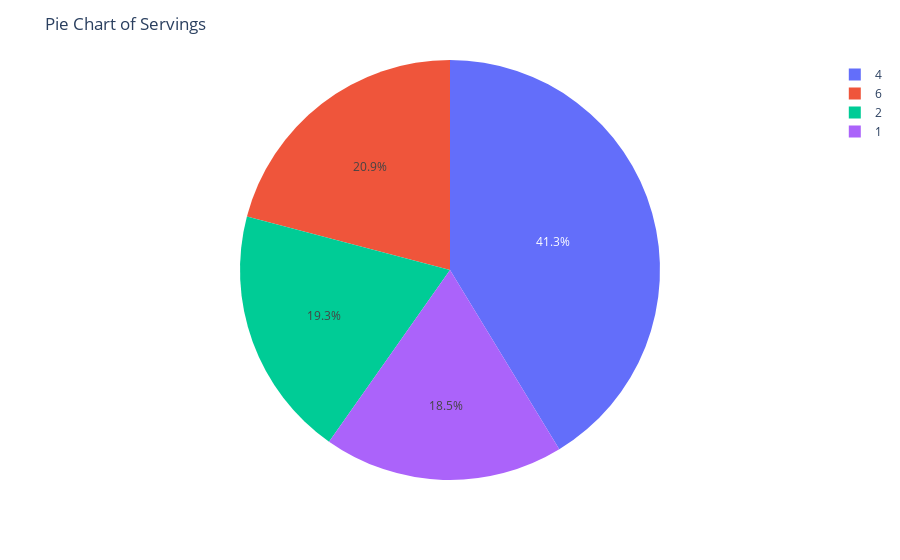

The notebook cell this image was saved under:
### Markdown cell above
### Servings Pie Chart
A Pie-Chart below shows the proportions of the servings column which shows that serving "4" has most of the proportion.Recipes of servings size "4" are posted more on the website.

### Code cell
# create pie chart of servings column
fig = px.pie(df, names='servings')
# update the plot
fig.update_layout(title_text='Pie Chart of Servings')
# display plot
fig.show()

### Figure 1 — Plotly figure (JSON) as saved in the notebook; plotly's stock layout.template omitted (floating-point values rounded to 4 significant figures; data arrays with more than 128 entries replaced by an {"elided": "..."} marker saying what was removed)
{"data": [{"domain": {"x": [0, 1], "y": [0, 1]}, "hovertemplate": "servings=%{label}<extra></extra>", "labels": {"elided": "947 int values"}, "legendgroup": "", "name": "", "showlegend": true, "type": "pie"}], "layout": {"legend": {"tracegroupgap": 0}, "margin": {"t": 60}, "title": {"text": "Pie Chart of Servings"}}}
